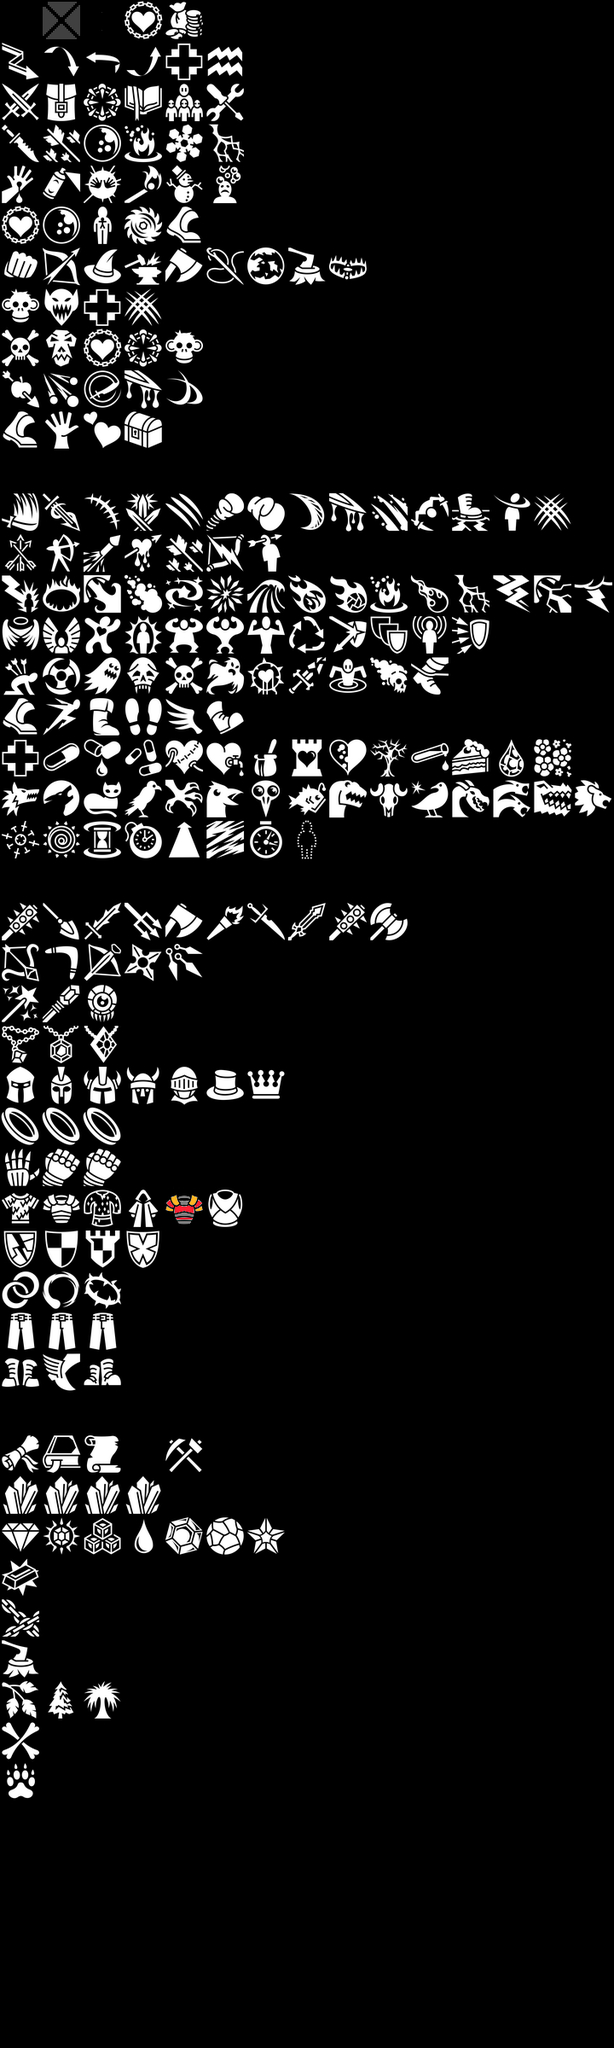

Below is a game level as drawn by its tile map, then a one-line description and the .tmx that defines it (tile-layer data replaced by summaries):
An orthogonal 15x50 tile map with 48x48 px tiles, 1 tile layer (Calque de Tile 1).

<map version="1.0" orientation="orthogonal" width="15" height="50" tilewidth="48" tileheight="48">
 <tileset firstgid="1" name="iconSheetAll" tilewidth="48" tileheight="48">
  <image source="iconSheetAll.PNG" trans="ff00ff" width="720" height="4000" />
 </tileset>
 <layer name="Calque de Tile 1" width="15" height="50">
  <data>[750 cells, 239 non-empty, 213 distinct tile ids]</data>
 </layer>
</map>
